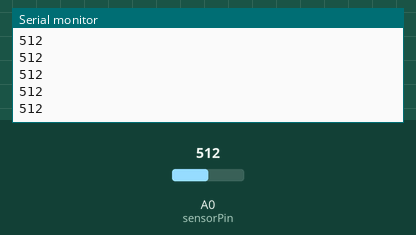
A sketch run on a simulated Arduino Uno, built with avr-gcc and run on an emulated ATmega328P. On the bench: the last lines printed to the serial monitor. Inputs (shaded band) come from the test bench; at power-on: A0 (sensorPin) = 512.

Above: at 1.2 s.
1.3 s: A0 (sensorPin) set to 716
At 2.4 s:
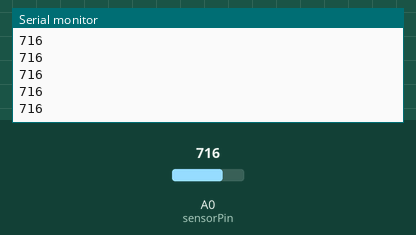
2.8 s: A0 (sensorPin) set to 900
At 3.9 s:
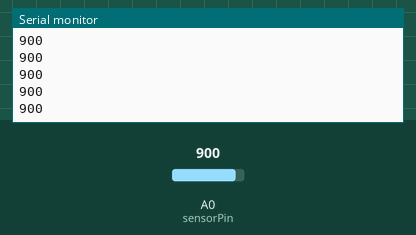
Timing chart, 0 to 5.8 s (numbered marks = the images above; inputs shaded):
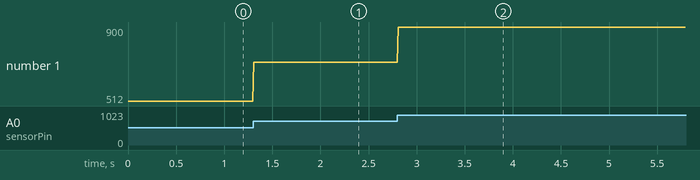

Measured:
- after the input at 1.3 s, the serial monitor: prints a new line at once (image 1)
- after the input at 2.8 s, the serial monitor: prints a new line at once (image 2)
- plotted number 1: 512 → 716 after the input at 1.3 s, 716 → 900 after the input at 2.8 s

The sketch:

sahyogi.ino
```cpp
const int sensorPin = A0;

void setup() {
  // 115200 baud rate ensures zero lag between Arduino and Python
  Serial.begin(115200);
}

void loop() {
  int sensorValue = analogRead(sensorPin);
  Serial.println(sensorValue);

  // A tiny delay keeps the serial stream stable without affecting the 60FPS game loop
  delay(10);
}
```
